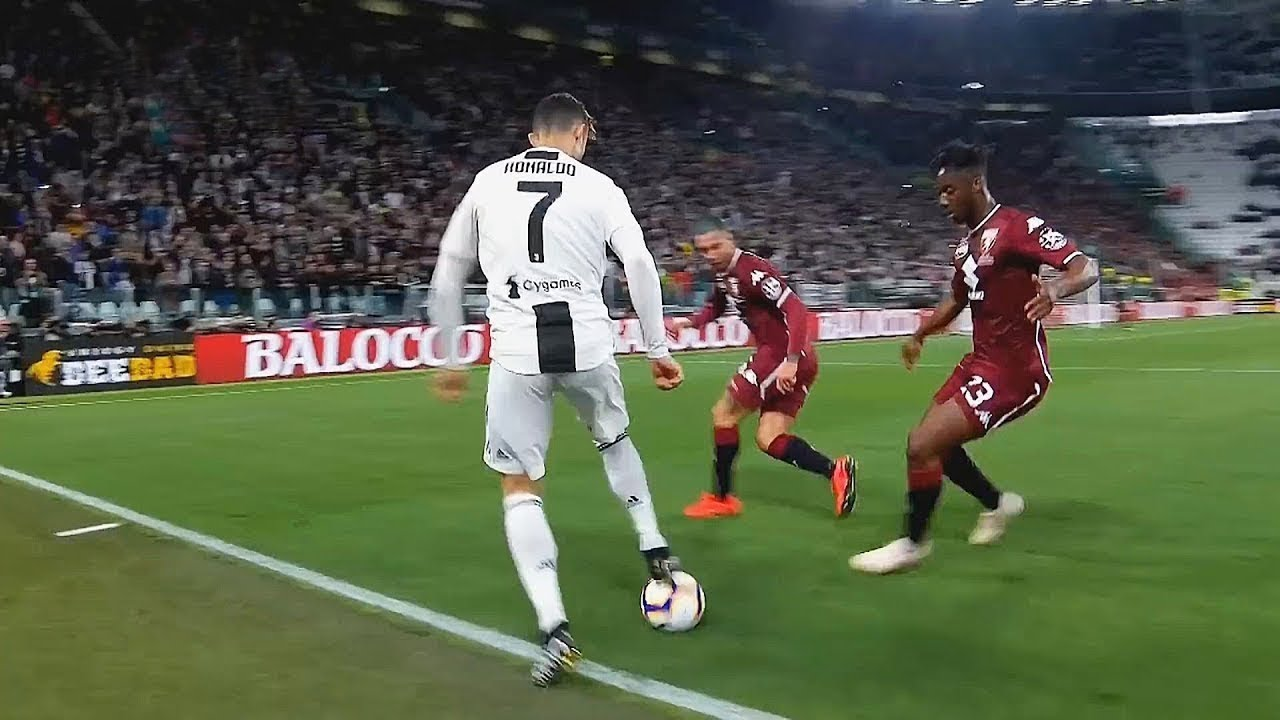
#> input picture visionartificial/fut.jpg, 1280 x 720 px, found by its file name
$ python fourier.py
#> lines starting #> are read from the running program, lines starting #| are printed output that depends on the picture
# -*- coding: utf-8 -*-
"""
Created on Thu Sep 19 20:34:19 2019

@author: Valenzuela
"""
import numpy as np
import cv2
from matplotlib import pyplot as plt
img = cv2.imread('fut.jpg',0)
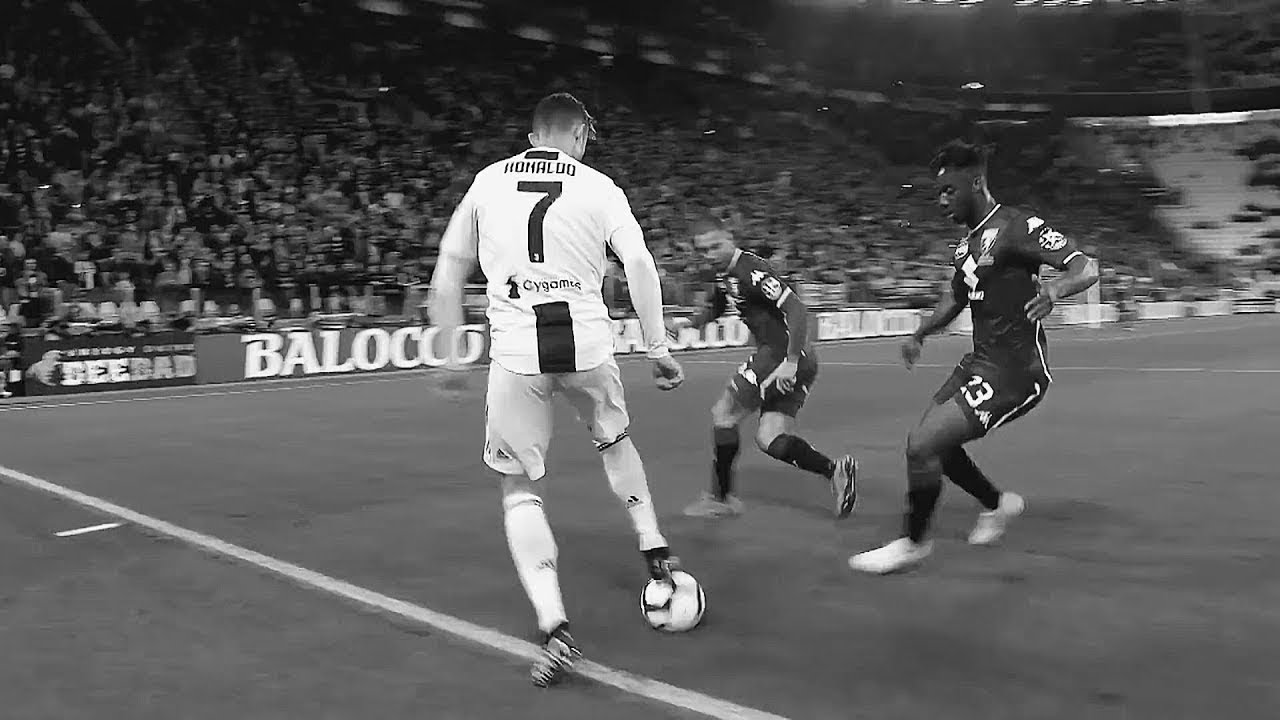
#> img: shape (720, 1280); min 0, max 255, mean 89.9
dft = cv2.dft(np.float32(img),flags = cv2.DFT_COMPLEX_OUTPUT)
dft_shift = np.fft.fftshift(dft)
magnitude_spectrum = 20*np.log(cv2.magnitude(dft_shift[:,:,0],dft_shift[:,:,1]))
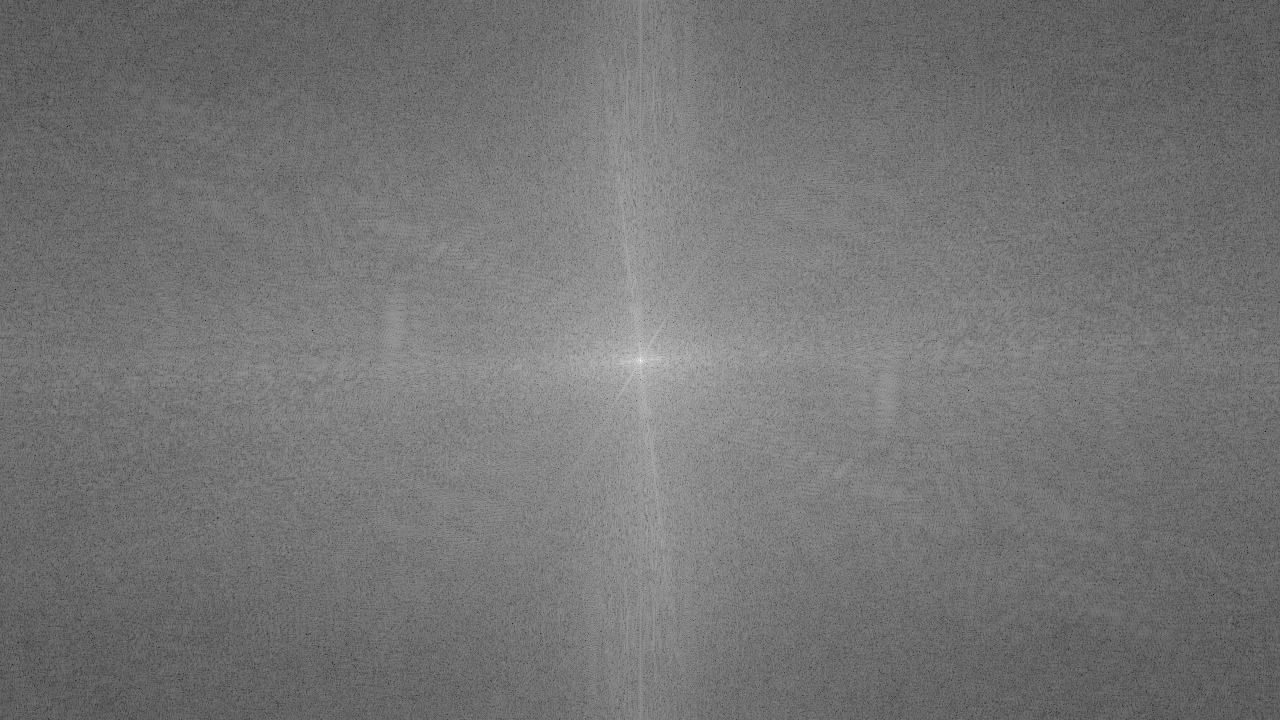
#> magnitude_spectrum: shape (720, 1280) float32; min 7.79, max 364.6, mean 171.7; drawn with min black and max white
plt.subplot(121),plt.imshow(img, cmap = 'gray')
plt.title('Imagen de entrada'), plt.xticks([]), plt.yticks([])
plt.subplot(122),plt.imshow(magnitude_spectrum, cmap = 'gray')
plt.title('FFT'), plt.xticks([]), plt.yticks([])
plt.show()
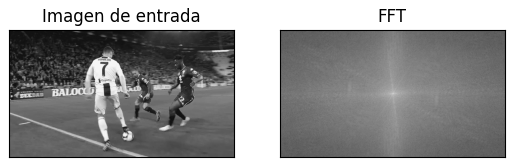
#> figure drawn by matplotlib, 2 panels
